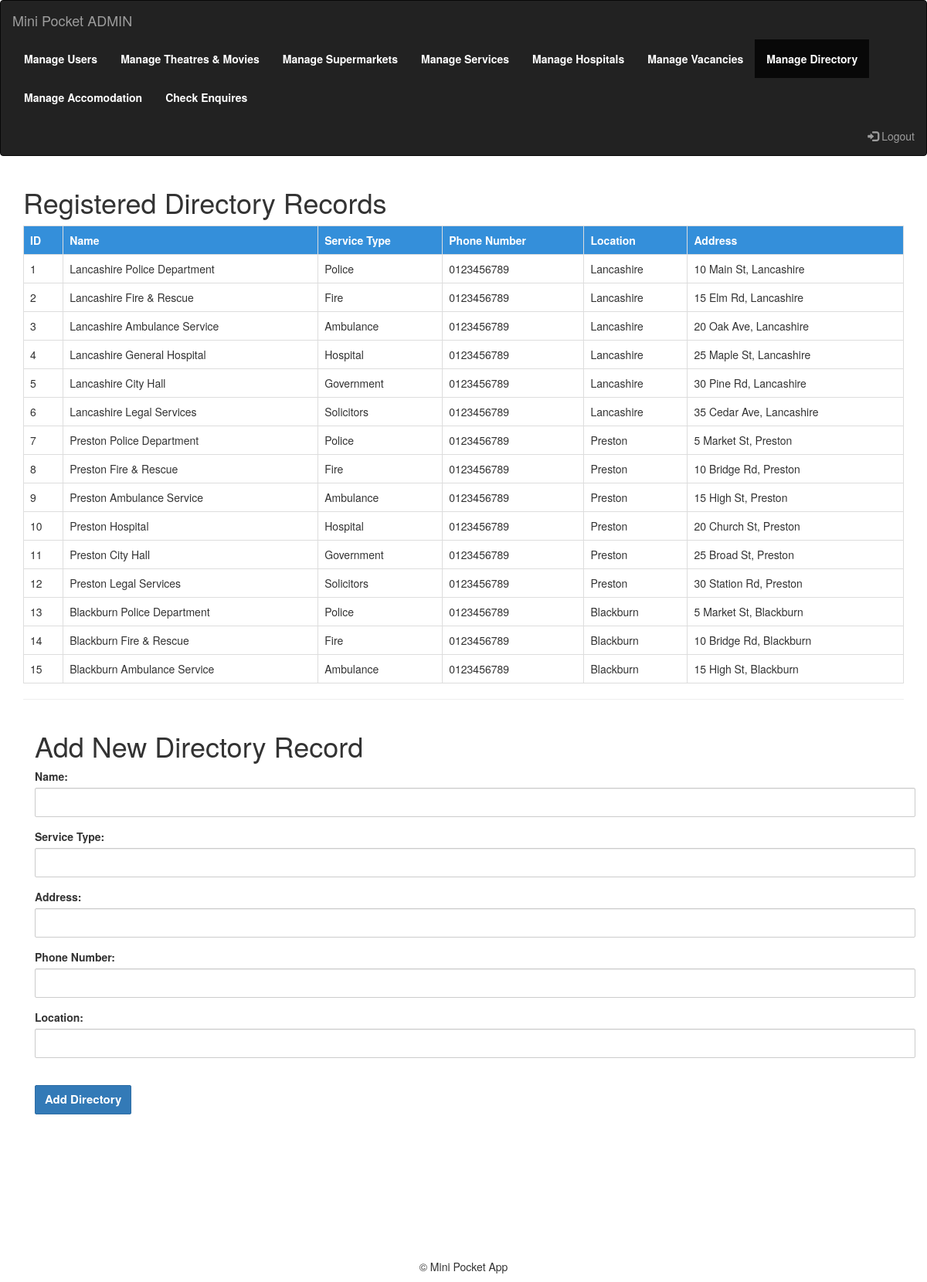
/admin/check-directory.php (signed in), run on the app's committed database.
### tables this page shows
CREATE TABLE `directory` (
  `id` int(11) NOT NULL,
  `name` varchar(255) NOT NULL,
  `service_type` enum('Police','Fire','Ambulance','Hospital','Government','Solicitors') NOT NULL,
  `phone_number` varchar(20) NOT NULL,
  `location` varchar(20) NOT NULL,
  `address` text NOT NULL
);

### admin/check-directory.php (the view, shortened to what this page needs)
<?php
include('../config.php');
?>
<!DOCTYPE html>
<html lang="en">
<head>
    <link rel="stylesheet" href="https://maxcdn.bootstrapcdn.com/bootstrap/3.4.0/css/bootstrap.min.css">
    <link rel="stylesheet" href="https://use.fontawesome.com/releases/v5.8.1/css/all.css">
    <link rel="stylesheet" href="https://cdnjs.cloudflare.com/ajax/libs/font-awesome/4.7.0/css/font-awesome.min.css">
    <link rel="stylesheet" href="styles/style.css">
</head>
<body>
    <nav class="navbar navbar-inverse">
        <div class="container-fluid">
            <div class="navbar-header">
                <a class="navbar-brand" href="#">Mini Pocket ADMIN</a>
            </div>
            <ul class="nav navbar-nav">
                <li class=""><a class="" href="check-users.php" style="color: #fff; font-weight: bold">Manage Users</a></li>
                <li class=""><a class="" href="check-movies.php" style="color: #fff; font-weight: bold">Manage Theatres &amp; Movies</a></li>
                <li class=""><a class="" href="check-supermarkets.php" style="color: #fff; font-weight: bold">Manage Supermarkets</a></li>
                <li class=""><a class="" href="check-services.php" style="color: #fff; font-weight: bold">Manage Services</a></li>
                <li class=""><a class="" href="check-hospitals.php" style="color: #fff; font-weight: bold">Manage Hospitals</a></li>
                <li class=""><a class="" href="check-vacancies.php" style="color: #fff; font-weight: bold">Manage Vacancies</a></li>
                <li class="active"><a class="" href="check-directory.php" style="color: #fff; font-weight: bold">Manage Directory</a></li>
                <li class=""><a class="" href="check-accomodation.php" style="color: #fff; font-weight: bold">Manage Accomodation</a></li>
                <li class=""><a class="" href="check-enquiries.php" style="color: #fff; font-weight: bold">Check Enquires</a></li>
            </ul>
            <ul class="nav navbar-nav navbar-right">
                <li><a href="admin-logout.php"><span class="glyphicon glyphicon-log-in"></span> Logout</a></li>
            </ul>
        </div>
    </nav>
    <div class="container regs-con">
        <h1>Registered Directory Records</h1>
        <table class="table table-bordered" id="directory-table">
            <tr>
                <th>ID</th>
                <th>Name</th>
                <th>Service Type</th>
                <th>Phone Number</th>
                <th>Location</th>
                <th>Address</th>
            </tr>
            <?php
            $sql = "SELECT id, name, service_type, phone_number, location, address FROM directory";
            $result = mysqli_query($conn, $sql);
            while ($row = mysqli_fetch_assoc($result)) {
                echo "<tr>";
                echo "<td>" . $row['id'] . "</td>";
                echo "<td>" . $row['name'] . "</td>";
                echo "<td>" . $row['service_type'] . "</td>";
                echo "<td>" . $row['phone_number'] . "</td>";
                echo "<td>" . $row['location'] . "</td>";
                echo "<td>" . $row['address'] . "</td>";
                echo "</tr>";
            }
            ?>
        </table>
        <hr>
        <div class="container regs-con">
            <h1>Add New Directory Record</h1>
            <form method="POST" action="add-directory.php">
                <div class="form-group">
                    <label for="name">Name:</label>
                    <input type="text" class="form-control" name="name" id="name" required>
                </div>
                <div class="form-group">
                    <label for="service_type">Service Type:</label>
                    <input type="text" class="form-control" name="service_type" id="service_type" required>
                </div>
                <div class="form-group">
                    <label for="address">Address:</label>
                    <input type="text" class="form-control" name="address" id="address" required>
                </div>
                <div class="form-group">
                    <label for="phone_number">Phone Number:</label>
                    <input type="text" class="form-control" name="phone_number" id="phone_number" required>
                </div>
                <div class="form-group">
                    <label for="location">Location:</label>
                    <input type="text" class="form-control" name="location" id="location" required>
                </div>
                <br>
                <button type="submit" class="btn btn-primary">Add Directory</button>
            </form>
        </div>
    </div>
    <footer id="footer">
        <p>&copy; Mini Pocket App</p>
    </footer>
</body>
</html>

### admin/styles/style.css (style rules this page uses)
body { padding: 0; margin: 0; }
.regs-con { margin-top: 20px; }
.container { min-height: 88vh; }
.form-control, .btn { min-height: 38px; border-radius: 2px; }
.btn { font-size: 15px; font-weight: bold; }
th { background-color: rgb(52, 143, 218); color: #fff; }
footer { text-align: center; }

### data on the page
directory: id "1", name "Lancashire Police Department", service_type "Police", phone_number "0123456789", location "Lancashire", address "10 Main St, Lancashire"
directory: id "2", name "Lancashire Fire & Rescue", service_type "Fire", phone_number "0123456789", location "Lancashire", address "15 Elm Rd, Lancashire"
directory: id "3", name "Lancashire Ambulance Service", service_type "Ambulance", phone_number "0123456789", location "Lancashire", address "20 Oak Ave, Lancashire"
directory: id "4", name "Lancashire General Hospital", service_type "Hospital", phone_number "0123456789", location "Lancashire", address "25 Maple St, Lancashire"
directory: id "5", name "Lancashire City Hall", service_type "Government", phone_number "0123456789", location "Lancashire", address "30 Pine Rd, Lancashire"
directory: id "6", name "Lancashire Legal Services", service_type "Solicitors", phone_number "0123456789", location "Lancashire", address "35 Cedar Ave, Lancashire"
directory: id "7", name "Preston Police Department", service_type "Police", phone_number "0123456789", location "Preston", address "5 Market St, Preston"
directory: id "8", name "Preston Fire & Rescue", service_type "Fire", phone_number "0123456789", location "Preston", address "10 Bridge Rd, Preston"
directory: id "9", name "Preston Ambulance Service", service_type "Ambulance", phone_number "0123456789", location "Preston", address "15 High St, Preston"
directory: id "10", name "Preston Hospital", service_type "Hospital", phone_number "0123456789", location "Preston", address "20 Church St, Preston"
directory: id "11", name "Preston City Hall", service_type "Government", phone_number "0123456789", location "Preston", address "25 Broad St, Preston"
directory: id "12", name "Preston Legal Services", service_type "Solicitors", phone_number "0123456789", location "Preston", address "30 Station Rd, Preston"
directory: id "13", name "Blackburn Police Department", service_type "Police", phone_number "0123456789", location "Blackburn", address "5 Market St, Blackburn"
directory: id "14", name "Blackburn Fire & Rescue", service_type "Fire", phone_number "0123456789", location "Blackburn", address "10 Bridge Rd, Blackburn"
directory: id "15", name "Blackburn Ambulance Service", service_type "Ambulance", phone_number "0123456789", location "Blackburn", address "15 High St, Blackburn"
